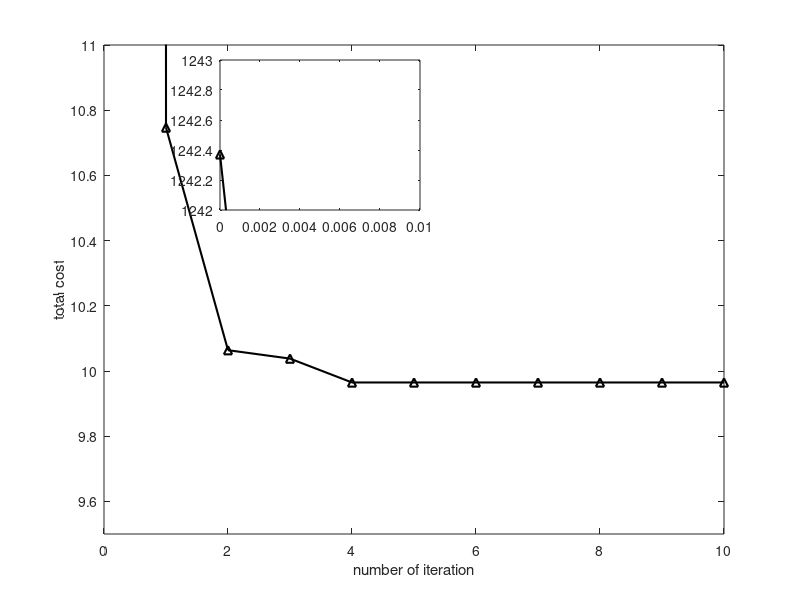

This chart was generated by the following MATLAB code:
clear;close all;
load('total_cost.mat');
load('cst_map.mat');

init_cost = sum(cst_map(:,401));
total_cost = [init_cost total_cost] .* [3 ones(1,10)];
i=1:11;
plot(i-1,total_cost,'k-^', 'LineWidth',1.5);
xlabel('number of iteration')
ylabel('total cost') % plot on new axes
axis([0 10 9.5 11])
axes('position',[.275 .65 .25 .25])
box on;
plot(i-1,total_cost,'k-^', 'LineWidth',1.5) % plot on new axes
axis([0 0.01 1242 1243])
